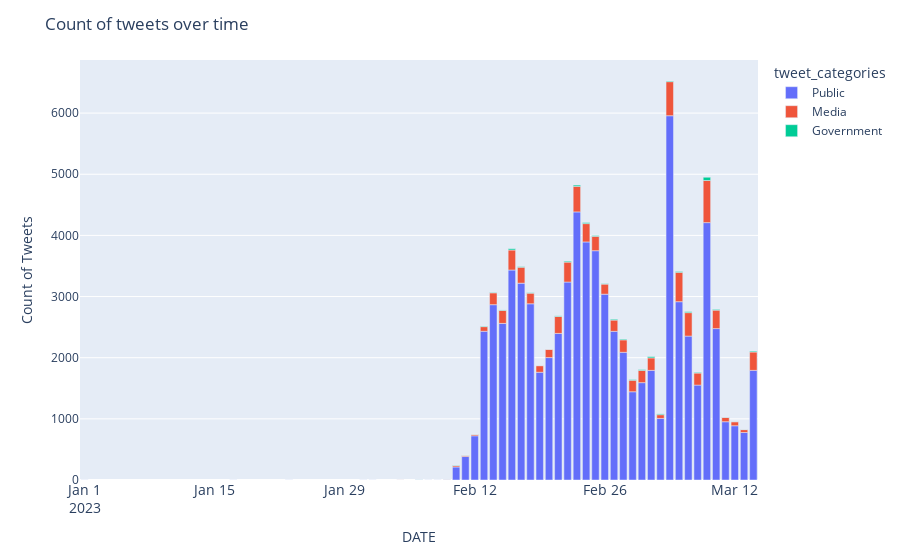

Notebook cell for this chart:
### Code cell
fig = px.bar(data_fig, x='DATE', y=0, color=data_fig.tweet_categories,
             labels=data_fig.tweet_categories)

fig.update_layout(
    title='Count of tweets over time',
    xaxis_tickfont_size=14,
    yaxis=dict(
        title='Count of Tweets'))

fig.show()

### Figure 1 — Plotly figure (JSON) as saved in the notebook; plotly's stock layout.template omitted (floating-point values rounded to 4 significant figures)
{"data": [{"alignmentgroup": "True", "hovertemplate": "tweet_categories=Public<br>DATE=%{x}<br>0=%{y}<extra></extra>", "legendgroup": "Public", "marker": {"color": "#636efa", "pattern": {"shape": ""}}, "name": "Public", "offsetgroup": "Public", "orientation": "v", "showlegend": true, "textposition": "auto", "type": "bar", "x": ["2023-01-01", "2023-01-17", "2023-01-23", "2023-01-31", "2023-02-01", "2023-02-06", "2023-02-07", "2023-02-08", "2023-02-09", "2023-02-10", "2023-02-11", "2023-02-12", "2023-02-13", "2023-02-14", "2023-02-15", "2023-02-16", "2023-02-17", "2023-02-18", "2023-02-19", "2023-02-20", "2023-02-21", "2023-02-22", "2023-02-23", "2023-02-24", "2023-02-25", "2023-02-26", "2023-02-27", "2023-02-28", "2023-03-01", "2023-03-02", "2023-03-03", "2023-03-04", "2023-03-05", "2023-03-06", "2023-03-07", "2023-03-08", "2023-03-09", "2023-03-10", "2023-03-11", "2023-03-12", "2023-03-13", "2023-03-14"], "xaxis": "x", "y": [1, 1, 1, 1, 1, 1, 1, 1, 2, 213, 384, 723, 2432, 2867, 2561, 3434, 3219, 2882, 1762, 2002, 2397, 3237, 4384, 3893, 3750, 3039, 2431, 2088, 1443, 1592, 1793, 1007, 5957, 2916, 2353, 1552, 4209, 2476, 953, 887, 777, 1793], "yaxis": "y"}, {"alignmentgroup": "True", "hovertemplate": "tweet_categories=Media<br>DATE=%{x}<br>0=%{y}<extra></extra>", "legendgroup": "Media", "marker": {"color": "#EF553B", "pattern": {"shape": ""}}, "name": "Media", "offsetgroup": "Media", "orientation": "v", "showlegend": true, "textposition": "auto", "type": "bar", "x": ["2023-02-04", "2023-02-09", "2023-02-10", "2023-02-11", "2023-02-12", "2023-02-13", "2023-02-14", "2023-02-15", "2023-02-16", "2023-02-17", "2023-02-18", "2023-02-19", "2023-02-20", "2023-02-21", "2023-02-22", "2023-02-23", "2023-02-24", "2023-02-25", "2023-02-26", "2023-02-27", "2023-02-28", "2023-03-01", "2023-03-02", "2023-03-03", "2023-03-04", "2023-03-05", "2023-03-06", "2023-03-07", "2023-03-08", "2023-03-09", "2023-03-10", "2023-03-11", "2023-03-12", "2023-03-13", "2023-03-14"], "xaxis": "x", "y": [1, 1, 21, 18, 22, 76, 194, 213, 327, 261, 174, 108, 135, 277, 326, 418, 300, 235, 165, 184, 204, 188, 200, 204, 61, 557, 480, 384, 197, 689, 302, 71, 66, 47, 300], "yaxis": "y"}, {"alignmentgroup": "True", "hovertemplate": "tweet_categories=Government<br>DATE=%{x}<br>0=%{y}<extra></extra>", "legendgroup": "Government", "marker": {"color": "#00cc96", "pattern": {"shape": ""}}, "name": "Government", "offsetgroup": "Government", "orientation": "v", "showlegend": true, "textposition": "auto", "type": "bar", "x": ["2023-02-06", "2023-02-10", "2023-02-11", "2023-02-12", "2023-02-13", "2023-02-14", "2023-02-15", "2023-02-16", "2023-02-17", "2023-02-18", "2023-02-19", "2023-02-20", "2023-02-21", "2023-02-22", "2023-02-23", "2023-02-24", "2023-02-25", "2023-02-26", "2023-02-27", "2023-02-28", "2023-03-01", "2023-03-02", "2023-03-03", "2023-03-04", "2023-03-05", "2023-03-06", "2023-03-07", "2023-03-08", "2023-03-09", "2023-03-10", "2023-03-11", "2023-03-12", "2023-03-13", "2023-03-14"], "xaxis": "x", "y": [1, 6, 2, 2, 8, 7, 7, 21, 9, 7, 1, 1, 10, 15, 21, 17, 13, 7, 14, 12, 11, 13, 20, 13, 11, 14, 16, 11, 53, 12, 3, 2, 2, 14], "yaxis": "y"}], "layout": {"barmode": "relative", "legend": {"title": {"text": "tweet_categories"}, "tracegroupgap": 0}, "margin": {"t": 60}, "title": {"text": "Count of tweets over time"}, "xaxis": {"anchor": "y", "domain": [0, 1], "tickfont": {"size": 14}, "title": {"text": "DATE"}}, "yaxis": {"anchor": "x", "domain": [0, 1], "title": {"text": "Count of Tweets"}}}}
